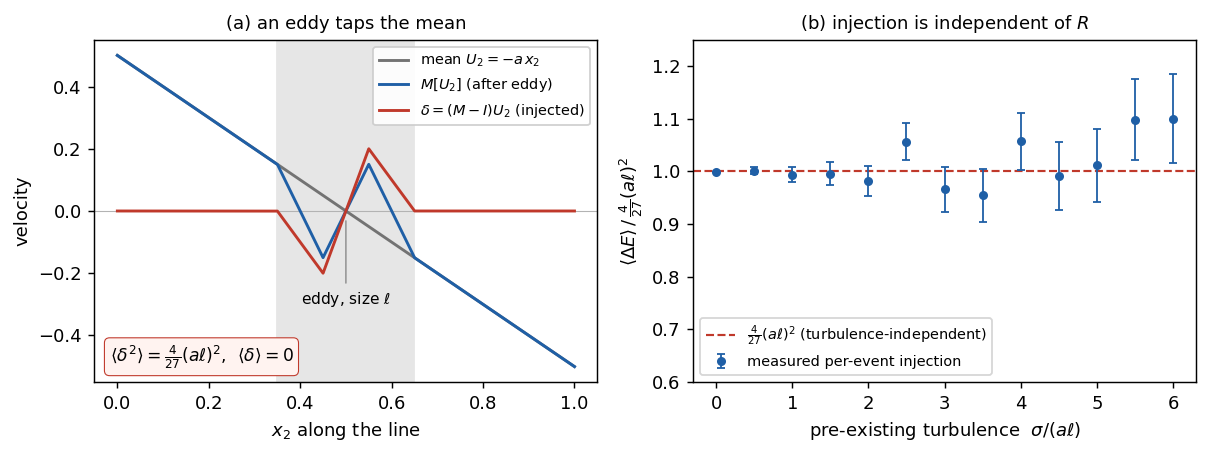

This chart was generated by the following Python code:
"""Two-panel figure for the note to Alan:
(a) an eddy of size l applied to the mean U2=-a x2 injects the sawtooth delta;
(b) the injected energy per event is independent of the turbulence level sigma
    (so eddy-on-mean supplements, not rescales, the fluctuation).
"""
import numpy as np
import matplotlib
matplotlib.use("Agg")
import matplotlib.pyplot as plt

rng = np.random.default_rng(7)
plt.rcParams.update({"font.size": 10, "axes.linewidth": 0.8,
                     "figure.dpi": 130, "font.family": "DejaVu Sans"})

def tm_perm(m3):
    i = np.arange(m3)
    return np.concatenate([i[0::3], i[1::3][::-1], i[2::3]])

# ---------------- panel (a): the mechanism ----------------
L, N, a = 1.0, 30000, 1.0
dy = L / N
y = (np.arange(N) + 0.5) * dy
U = -a * (y - 0.5)                       # mean profile, centred for display
i0, m3 = int(0.35 * N), int(0.30 * N // 3 * 3)
l = m3 * dy
perm = tm_perm(m3)
MU = U.copy(); MU[i0:i0+m3] = U[i0:i0+m3][perm]
delta = MU - U

fig, (axA, axB) = plt.subplots(1, 2, figsize=(9.4, 3.6))

axA.plot(y, U, color="0.45", lw=1.6, label=r"mean $U_2=-a\,x_2$")
axA.plot(y, MU, color="#1f5fa6", lw=1.6, label=r"$M[U_2]$ (after eddy)")
axA.plot(y, delta, color="#c0392b", lw=1.6, label=r"$\delta=(M-I)U_2$ (injected)")
axA.axvspan(i0*dy, (i0+m3)*dy, color="0.9", zorder=0)
axA.axhline(0, color="0.7", lw=0.6, zorder=0)
axA.annotate(f"eddy, size $\\ell$", xy=((i0+m3/2)*dy, -0.02),
             xytext=((i0+m3/2)*dy, -0.30), ha="center", fontsize=8.5,
             arrowprops=dict(arrowstyle="-", color="0.5", lw=0.7))
axA.set_xlabel(r"$x_2$ along the line"); axA.set_ylabel("velocity")
axA.set_title(r"(a) an eddy taps the mean", fontsize=10)
axA.legend(fontsize=8, loc="upper right", framealpha=0.9)
axA.text(0.03, 0.06, r"$\langle\delta^2\rangle=\frac{4}{27}(a\ell)^2$,  "
         r"$\langle\delta\rangle=0$", transform=axA.transAxes, fontsize=9.5,
         bbox=dict(boxstyle="round,pad=0.3", fc="#fff3f0", ec="#c0392b", lw=0.6))

# ---------------- panel (b): R-independence ----------------
def smooth_noise(sigma, width=25):
    w = rng.standard_normal(N)
    k = np.exp(-0.5 * (np.arange(-3*width, 3*width+1) / width) ** 2)
    w = np.convolve(w, k / k.sum(), mode="same")
    s = w.std()
    return w * (sigma / s if s > 0 else 0.0)

pred = (4/27) * a**2 * l**3
sig_rel = np.linspace(0, 6, 13)
K = 600
mean_r = np.empty_like(sig_rel); se_r = np.empty_like(sig_rel)
for j, sr in enumerate(sig_rel):
    sigma = sr * a * l
    de = np.empty(K)
    for k in range(K):
        up = smooth_noise(sigma) if sigma > 0 else np.zeros(N)
        ii = rng.integers(0, N - m3)
        un = up.copy(); un[ii:ii+m3] = up[ii:ii+m3][perm] + (U[ii:ii+m3][perm] - U[ii:ii+m3])
        de[k] = (np.sum(un[ii:ii+m3]**2) - np.sum(up[ii:ii+m3]**2)) * dy
    mean_r[j] = de.mean() / pred
    se_r[j] = de.std(ddof=1) / np.sqrt(K) / pred

axB.axhline(1.0, color="#c0392b", lw=1.2, ls="--",
            label=r"$\frac{4}{27}(a\ell)^2$ (turbulence-independent)")
axB.errorbar(sig_rel, mean_r, yerr=se_r, fmt="o", color="#1f5fa6", ms=4,
             capsize=2, lw=1, label="measured per-event injection")
axB.set_xlabel(r"pre-existing turbulence  $\sigma/(a\ell)$")
axB.set_ylabel(r"$\langle\Delta E\rangle\,/\,\frac{4}{27}(a\ell)^2$")
axB.set_title(r"(b) injection is independent of $R$", fontsize=10)
axB.set_ylim(0.6, 1.25); axB.legend(fontsize=8, loc="lower left")

fig.tight_layout()
fig.savefig("post/eddymean/fig_eddymean_note.png", dpi=130, bbox_inches="tight")
print("saved post/eddymean/fig_eddymean_note.png")
print("panel (b) ratios:", np.round(mean_r, 3))
